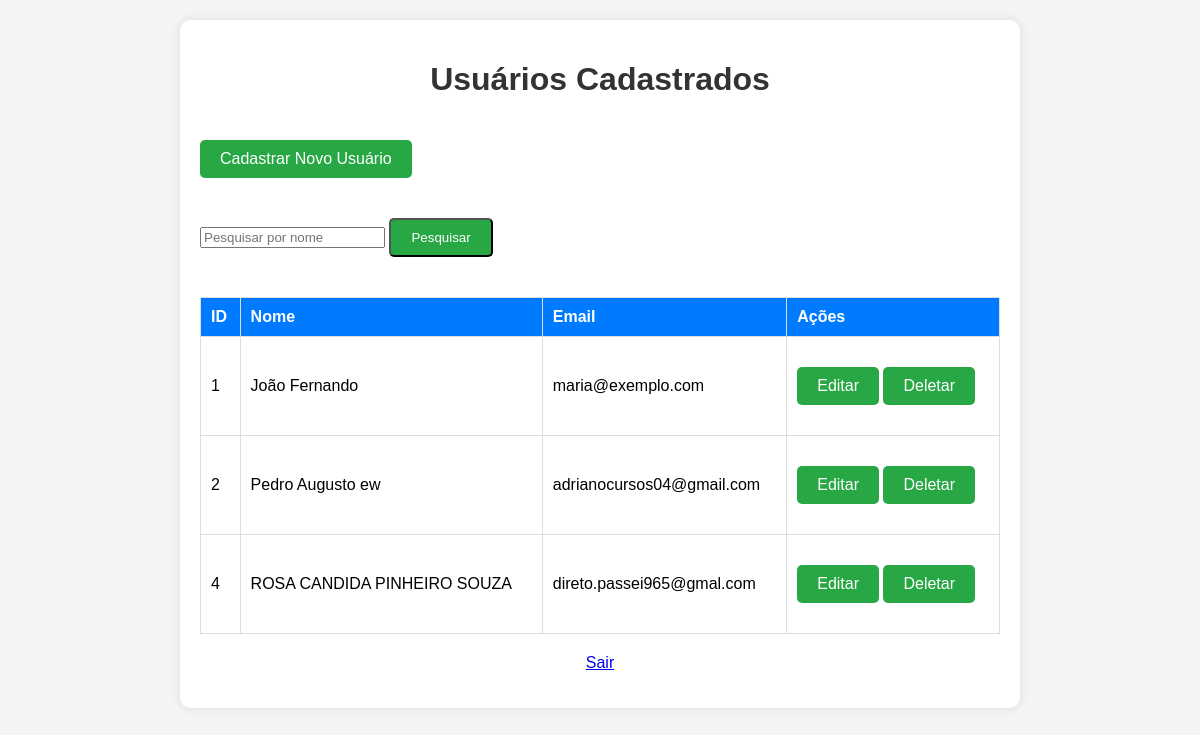
The page /efetivo.php (signed in) on the database its author committed.
### tables this page shows
CREATE TABLE `usuarios` (
  `id` int(11) NOT NULL,
  `nome` varchar(100) NOT NULL,
  `email` varchar(100) NOT NULL,
  `senha` varchar(255) NOT NULL,
  `is_admin` tinyint(1) DEFAULT 0
);

### efetivo.php (the view, shortened to what this page needs)
<?php
require 'config.php';
$search = '';
$stmt = $pdo->prepare("SELECT * FROM usuarios WHERE nome LIKE :search ORDER BY id");
$stmt->execute(['search' => '%' . $search . '%']);
$usuarios = $stmt->fetchAll();
?>
<!DOCTYPE html>
<html lang="pt-BR">
<head>
</head>
<body>
    <div class="container">
        <h1>Usuários Cadastrados</h1>
        <a href="cadastro.php" class="btn">Cadastrar Novo Usuário</a>
        <div class="search-container">
            <form method="POST">
                <input type="text" name="search" placeholder="Pesquisar por nome" value="<?= htmlspecialchars($search) ?>" required>
                <button type="submit" class="btn">Pesquisar</button>
            </form>
        </div>
        <table>
            <thead>
                <tr>
                    <th>ID</th>
                    <th>Nome</th>
                    <th>Email</th>
                    <th>Ações</th>
                </tr>
            </thead>
            <tbody>
                <?php if (empty($usuarios)): ?>
                    <tr>
                        <td colspan="4">Nenhum usuário cadastrado.</td>
                    </tr>
                <?php else: ?>
                    <?php foreach ($usuarios as $usuario): ?>
                        <tr>
                            <td><?= htmlspecialchars($usuario['id']) ?></td>
                            <td><?= htmlspecialchars($usuario['nome']) ?></td>
                            <td><?= htmlspecialchars($usuario['email']) ?></td>
                            <td>
                                <a href="editar.php?id=<?= htmlspecialchars($usuario['id']) ?>" class="btn">Editar</a>
                                <a href="deletar.php?id=<?= htmlspecialchars($usuario['id']) ?>" class="btn" onclick="return confirm('Tem certeza que deseja deletar este usuário?');">Deletar</a>
                            </td>
                        </tr>
                    <?php endforeach; ?>
                <?php endif; ?>
            </tbody>
        </table>
        <div class="logout-link">
            <p><a href="logout.php">Sair</a></p>
        </div>
    </div>
</body>
</html>

### efetivo.php (style rules this page uses)
body { font-family: Arial, sans-serif; background-color: #f4f4f4; margin: 0; padding: 20px; }
.container { max-width: 800px; margin: auto; background: white; padding: 20px; border-radius: 10px; box-shadow: 0 0 10px rgba(0, 0, 0, 0.1); }
h1 { text-align: center; color: #333; }
table { width: 100%; border-collapse: collapse; margin-top: 20px; }
th, td { padding: 10px; text-align: left; border: 1px solid #ddd; }
th { background-color: #007bff; color: white; }
.btn { display: inline-block; margin: 20px 0; padding: 10px 20px; background-color: #28a745; color: white; text-decoration: none; border-radius: 5px; }
.logout-link { text-align: center; margin-top: 20px; }
.search-container { margin-bottom: 20px; }

### rows shown on the page
usuarios: id "1", nome "João Fernando", email "maria@exemplo.com"
usuarios: id "2", nome "Pedro Augusto ew", email "adrianocursos04@gmail.com"
usuarios: id "4", nome "ROSA CANDIDA PINHEIRO SOUZA", email "direto.passei965@gmal.com"
